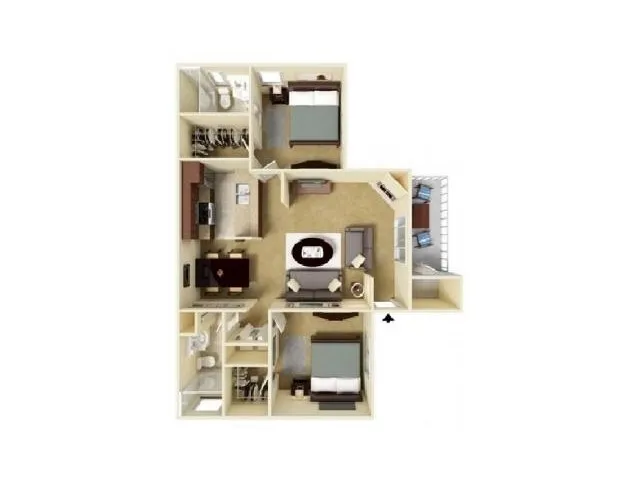
#> input picture apartment-blueprint/tallbot-marketing-reference.jpg, 640 x 480 px
$ python tone_blend_composite.py ../apartment-blueprint/tallbot-marketing-reference.jpg ../apartment-blueprint/tallbot-marketing-reference.jpg ../apartment-blueprint/tallbot-marketing-reference.jpg ../apartment-blueprint/tallbot-marketing-reference.jpg 1.0 1.0
#> lines starting #> are read from the running program, lines starting #| are printed output that depends on the picture; after the words box and inside, x2 and y2 are one past the last pixel; in counts of white or black regions, pixels touching at a corner belong together
"""Like stage_composite.py, but matches the return's low-frequency tone to the base
locally (normalized convolution from a ring outside the mask) and feathers wider.
For flat surfaces (stone, plaster) where a single global gain leaves visible blocks.
usage: tone_blend_composite.py BASE RETURNED MASK OUT [feather_px] [sigma]"""
import sys
import cv2
import numpy as np
base = cv2.imread(sys.argv[1]).astype(np.float32); ret = cv2.imread(sys.argv[2])
#> further down, ret is the input picture: shape (480, 640, 3); mean B, G, R 222.6, 228.5, 231.5
mask = cv2.imread(sys.argv[3], 0) > 0; out = sys.argv[4]
#> after `mask = cv2.imread(sys.argv[3], 0) > 0`:
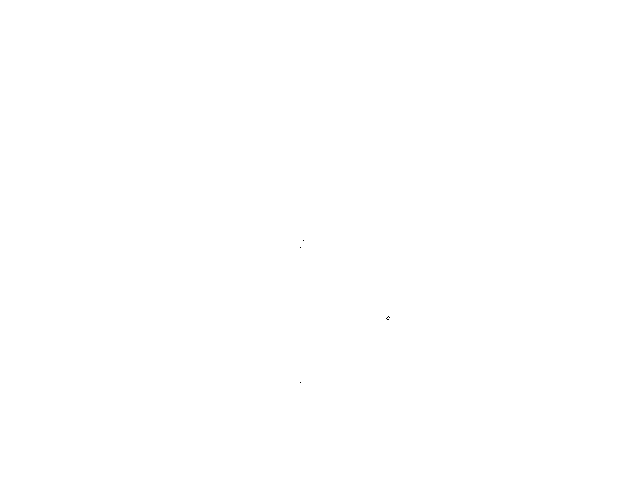
#> mask: shape (480, 640) bool; 100% white; black in thin lines or dots, all inside (x1, y1, x2, y2) = (300, 240, 390, 383)
fe = float(sys.argv[5]) if len(sys.argv) > 5 else 24; sg = float(sys.argv[6]) if len(sys.argv) > 6 else 30
H, W = mask.shape
#> H = 480; W = 640
ret = cv2.resize(ret, (W, H), interpolation=cv2.INTER_LANCZOS4) if ret.shape[:2] != (H, W) else ret
keep = (~cv2.dilate(mask.astype(np.uint8), np.ones((41, 41), np.uint8)).astype(bool)).astype(np.uint8) * 255
#> keep: shape (480, 640); every value is 0
orb = cv2.ORB_create(6000)
k1, d1 = orb.detectAndCompute(cv2.cvtColor(base.astype(np.uint8), cv2.COLOR_BGR2GRAY), keep)
#> k1 = (); d1 = None
k2, d2 = orb.detectAndCompute(cv2.cvtColor(ret, cv2.COLOR_BGR2GRAY), keep)
#> k2 = (); d2 = None
m = sorted(cv2.BFMatcher(cv2.NORM_HAMMING, crossCheck=True).match(d2, d1), key=lambda x: x.distance)[:1500]
#> m = []
#> (the run stopped early here; a loop or call above may not have finished)
